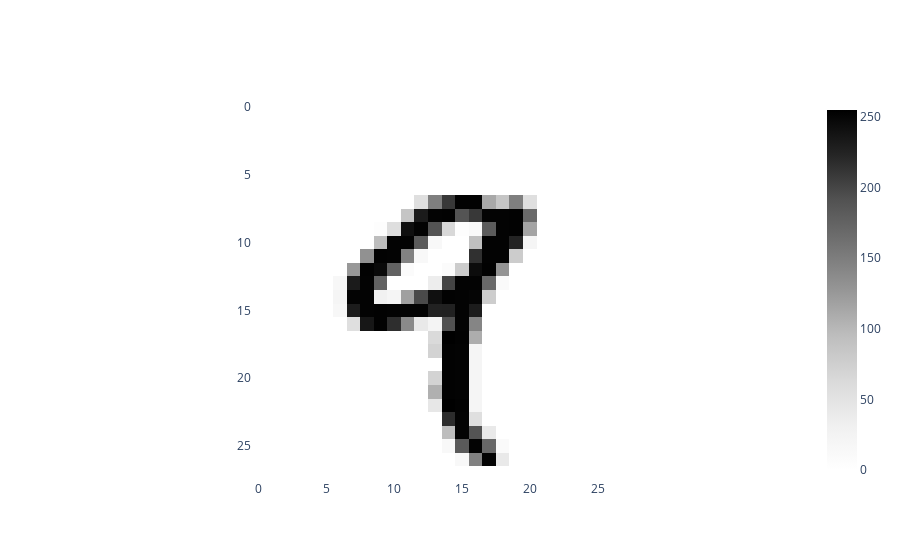

Notebook cell for this chart:
### Code cell
import numpy as np
from gtda.plotting import plot_heatmap

im8_idx = np.flatnonzero(data_y == "9")[0]
img8 = data_X[im8_idx].reshape(28, 28)
plot_heatmap(img8)

### Figure 1 — Plotly figure (JSON) as saved in the notebook; plotly's stock layout.template omitted (floating-point values rounded to 4 significant figures; data arrays with more than 128 entries replaced by an {"elided": "..."} marker saying what was removed)
{"data": [{"colorscale": [[0, "rgb(255,255,255)"], [0.125, "rgb(240,240,240)"], [0.25, "rgb(217,217,217)"], [0.375, "rgb(189,189,189)"], [0.5, "rgb(150,150,150)"], [0.625, "rgb(115,115,115)"], [0.75, "rgb(82,82,82)"], [0.875, "rgb(37,37,37)"], [1, "rgb(0,0,0)"]], "type": "heatmap", "z": {"elided": "28x28 int values"}}], "layout": {"plot_bgcolor": "white", "xaxis": {"constrain": "domain", "scaleanchor": "y"}, "yaxis": {"autorange": "reversed", "constrain": "domain"}}}
